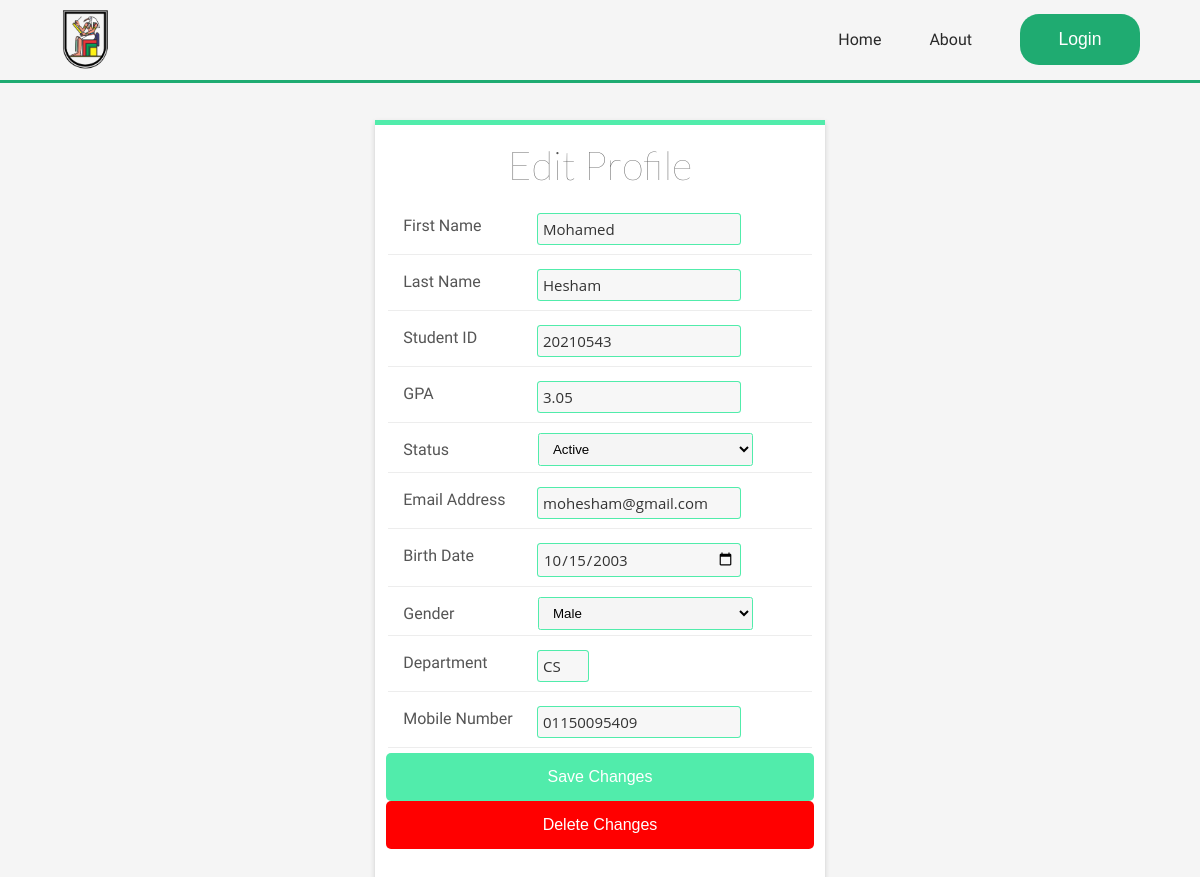
/students/20210543, run on the app's committed database.
### students/models.py (models this page shows, shortened)
class Student(models.Model):    # Table
    id = models.IntegerField(primary_key=True, validators=[MinValueValidator(10000000), MaxValueValidator(99999999)],default=20210000)
    firstName = models.CharField(max_length=20) # create a record name in table
    lastName = models.CharField(max_length=20) # create a record name in table
    department = models.CharField(max_length=2, choices= DEPARTMENT, null= True)
    email = models.EmailField(max_length = 254)
    birthdate = models.DateField(blank=True, null=True)
    gender = models.CharField(max_length=15, choices=GENDER)
    phone = models.CharField(max_length=12)
    GPA = models.DecimalField(  max_digits =3,decimal_places= 2,default=1.0)
    date_added = models.DateTimeField(auto_now=True)
    level = models.CharField(max_length= 20, choices=LEVEL, null= True)
    status = models.CharField(max_length= 20, choices=STATUS, null= True)

### students/views.py (the view, shortened to what this page needs)
# urls.py: path('<int:id>',views.student, name="edit"),
def student(request, id):
    student_details = Student.objects.get(id=id)
    correctDateFormate = False
    context = {'student': student_details, 'dt': correctDateFormate}
    return render(request, "students/student.html", context)

### studentsAffair/context_processors.py (called while the page is built)
def session_variables(request):
    my_variable = request.session.get('authenticated',False)
    return {'authenticated': my_variable}

### students/templates/students/student.html (shortened to what this page needs)
{% extends 'main.html' %}
{% load static %}
{% block style %}
  <link rel="stylesheet" href={% static "styles/edit.css" %}>
{% endblock style %}
{% block content %}
<section>
  <div class="wrapper">
    <div class="profile">
      <div class="content">
        <h1>Edit Profile</h1>
        <form id="edit" method="POST" action={% url 'students:edit' student.id  %} >
          <fieldset>
            <div class="grid-35">
              <label for="fname">First Name</label>
            </div>
            <div class="grid-65">
              <input type="text" id="fname" tabindex="1" value="{{student.firstName}}" name="firstName" />
            </div>
          </fieldset>
          <fieldset>
            <div class="grid-35">
              <label for="lname">Last Name</label>
            </div>
            <div class="grid-65">
              <input type="text" id="lname" tabindex="2" value="{{student.lastName}}" name="lastName"/>
            </div>
          </fieldset>
          <fieldset>
            <div class="grid-35">
              <label for="studentID">Student ID</label>
            </div>
            <div class="grid-65">
              <input type="text" id="ID" tabindex="8" value="{{student.id}}" name="id" />
            </div>
          </fieldset>
          <fieldset>
            <div class="grid-35">
              <label for="GPA">GPA</label>
            </div>
            <div class="grid-65">
              <input type="text" id="GPA" tabindex="5" value="{{student.GPA}}" name="GPA" />
            </div>
          </fieldset>
         <fieldset>
            <div class="grid-35">
              <label for="Status">Status</label>
            </div>
            <div class="grid-65">
			<select name="status" id="Status" tabindex="7">
                <option value="Active"
				{% if student.status == 'Active' %}	selected
				{% endif %}>Active</option>
			</select>
            </div>
          </fieldset>
          <fieldset>
            <div class="grid-35">
              <label for="email">Email Address</label>
            </div>
            <div class="grid-65">
              <input type="email" id="email" tabindex="6" value="{{student.email}}" name="email" />
            </div>
          </fieldset>
          <fieldset>
            <div class="grid-35">
                <label for="Date of Birth">Birth Date</label>
              </div>
              <div class="grid-65">
                <input type="date" name="birthdate" id="date" tabindex="6"
                value= "{% if not dt %}{{ student.birthdate|date:'Y-m-d' }}{% else %}{{student.birthdate}}{% endif %}">
              </div>
         </fieldset>
          <fieldset>
            <div class="grid-35">
              <label for="Gender">Gender</label>
            </div>
            <div class="grid-65">
              <select name="gender" id="Gender" tabindex="7">
                <option value="Male">Male</option>
              </select>
            </div>
          </fieldset>
          <fieldset>
            <div class="grid-35">
              <label for="Department">Department</label>
            </div>
            <input class="department"  id="dept" name="department" readonly="de" type="text" value="{{student.department}}" >
          </fieldset>
          <fieldset>
            <div class="grid-35">
              <label for="mobile">Mobile Number</label>
            </div>
            <div class="grid-65">
              <input type="text" id="mobile" tabindex="12"
				value="{{student.phone}}" name = "phone"
			  />
            </div>
          </fieldset>
            <button class="Btn" name="save" style="margin: 0 auto;width: 100%;">Save Changes</button>
            <button class="Btn" name="delete" style="margin: 0 auto;width: 100%; background-color: red;">Delete Changes</button>
        </form>
      </div>
    </div>
  </div>
</section>
{% endblock content %}

### static/styles/edit.css (style rules this page uses)
body { background-color: #f5f5f5; font-family: Lato; }
.profile { position: absolute; top: 100px; bottom: auto; left: 0; right: 0; min-height: 100%; height: auto; width: 75%; margin: 20px auto; margin-bottom: 100px; background-color: #fff; border-top: 5px solid #51ecab; border-radius: 0 0 5px 5px; box-shadow: 0 2.5px 5px #ccc; }
.content { min-height: 100%; height: 100%; width: 95%; margin: 2.5% auto; left: 0; right: 0; top: 0; bottom: 0; overflow: hidden; }
label { color: #555; line-height: 2.1em; margin-left: 10px; }
fieldset { border: none; }
fieldset textarea,input { font-family: Open Sans; font-size: 15px; color: #333; background-color: #f7f7f7; box-shadow: 0 0 0 1px #51ecab; padding: 5px; width: 75%; margin: 5px auto; border: 0; border-radius: 2.5px; outline: 0; transition: 0.3s ease; }
.grid-35 { width: 35%; float: left; font-weight: 500; color: #333; }
.grid-65 { position: relative; width: 65%; float: right; font-family: Source Sans Pro; font-weight: 300; font-size: 17px; }
.content h1 { text-align: center; color: #555; font-family: Lato; font-size: 40px; font-weight: 200; margin: 5px auto 15px auto; }
select { width: 80%; padding: 7px 10px; background-color: #f5f5f5; border: 1px solid #51ecab; border-radius: 2.5px; outline: 0; }
select option { padding: 5px; }
input.department { width: 50px; }
fieldset { margin-bottom: 5px; padding: 5px; box-sizing: border-box; border-bottom: 1px solid rgba(0,0,0,0.07); }
.Btn { border-radius: 5px; border: none; width: 50px; width: 48%; float: left; display: block; margin: 40px auto; margin-left: 1%; padding: 15px 0; font-size: 16px; color: #fff; cursor: pointer; background-color: #51ecab; box-shadow: inset 0 0 0 2px #51ecab 0 2px 0 0 rgba(57, 125, 203, 0.5); transition: 0.5s ease; }
@media only screen and (min-width: 768px) { .profile { width: 450px; } }

### static/styles/custom.css (style rules this page uses)
:root { --black : #292929; --green : #1FAB71; --white : #fff; --light-green : #51ecab; --light-grey : rgba(32, 32, 32, 0.3); --green-white :#c3e7d8; }
*, *::before, *::after { box-sizing: border-box; }
body { padding: 0; margin: 0; font-family: 'Work Sans', sans-serif; min-height: 100vh; display: flex; flex-direction: column; }
button { cursor: pointer; }

### data on the page
Student: firstName "Mohamed", lastName "Hesham", id "20210543", GPA "3.05", status "Active", email "mohesham@gmail.com", birthdate "10/15/2003", department "CS", phone "01150095409"
